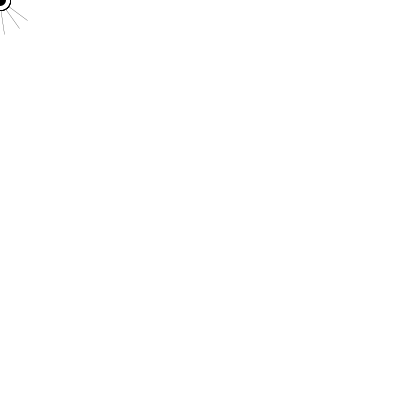
Frame 1 (no input)
Frame 60 (the mouse pressed at the canvas centre just before this capture): identical to frame 1, image omitted
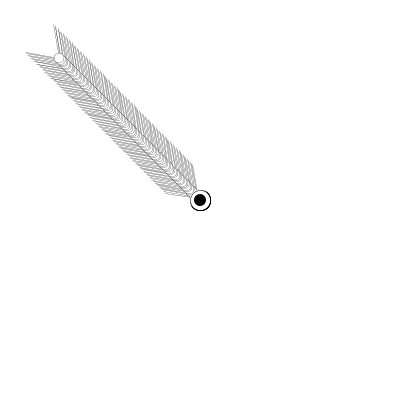
Frame 120 (the mouse held since frame 60 and released just before this capture)

The Processing sketch that drew these frames (run headless with seeded random() and noise(); from frame 60 on, the mouse is pressed at the canvas centre):

// Processing sketch: processing_63593
// ── processing_63593.pde



float[] x = new float[100];
float[] y = new float[100];
float segLength =2;
 
void setup() {
  size(400, 400);
  smooth(); 
  strokeWeight(6);
  stroke(0, 85);
}

void draw() {
  noCursor();
  background(255);
  dragSegment(0, mouseX, mouseY);
  for(int i=0; i<x.length-1; i++) {
    dragSegment(i+1, x[i], y[i]);

    stroke(0);
   strokeWeight(0.5);
    fill(255);
    ellipse(mouseX, mouseY, 20,20);
     noStroke();
        fill(0);
    ellipse(mouseX, mouseY, 12,12);
  }
}

void dragSegment(int i, float xin, float yin) {
  float dx = xin - x[i];
  float dy = yin - y[i];
  float angle = atan2(dy, dx);  
  x[i] = xin - cos(angle) * segLength;
  y[i] = yin - sin(angle) * segLength;
  segment(x[i], y[i], angle);
}

void segment(float x, float y, float a) {
  pushMatrix();
  translate(x, y);
  rotate(a);
  stroke(0);
 strokeWeight(0.25);
  line(0, 0, segLength-30, -20);
  line(0, 0, segLength-30, 20);
  
  fill(255);
  ellipse(0, 0,10, 10);

  popMatrix();
}
